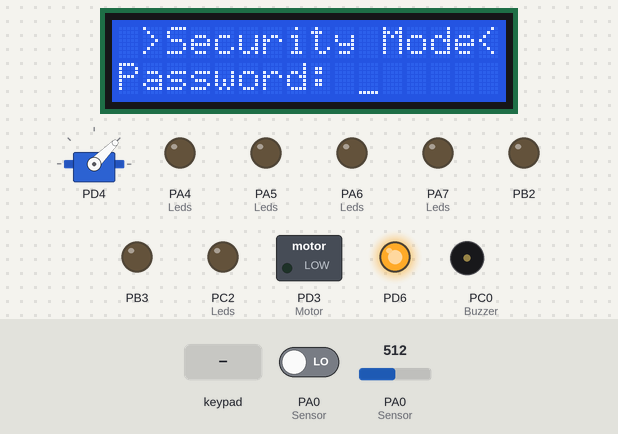
Simulated run of this program. Board: ATmega16, built with avr-gcc and emulated at 8 MHz. Parts: 16×4 character LCD, servo, switched loads named in the program (green lamp = pin HIGH), output pins drawn as LEDs (lit = HIGH), buzzer (waves = sounding, pin HIGH). Wiring (inferred from the signals the program sends): 4×3 keypad with keys 1 2 3 4 5 6 7 8 9 * 0 x: rows PC4, PC5, PC6, PC7; columns PA1, PA2, PA3. Wiring (inferred from the names in the program): character LCD (HD44780): RS PB0; E PB1; data PB4, PB5, PB6, PB7. The inputs (shaded band) are chosen by the test bench; at power-on: PA0 (Sensor) = 512, PA0 (Sensor) LOW. Servo pulses on a pin are drawn as a servo (544–2400 µs = 0–180°); pins used as bus, display or sensor lines are not drawn; what the program prints to the serial monitor is not drawn.

Above: at 1.2 s.
1.3 s: keypad keys 0 0 0 0 pressed 0.4 s apart
At 4.1 s:
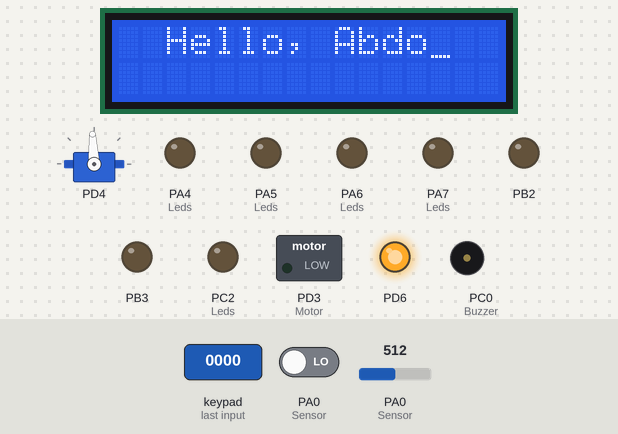
4.4 s: PA0 (Sensor) set to 66
At 7.1 s:
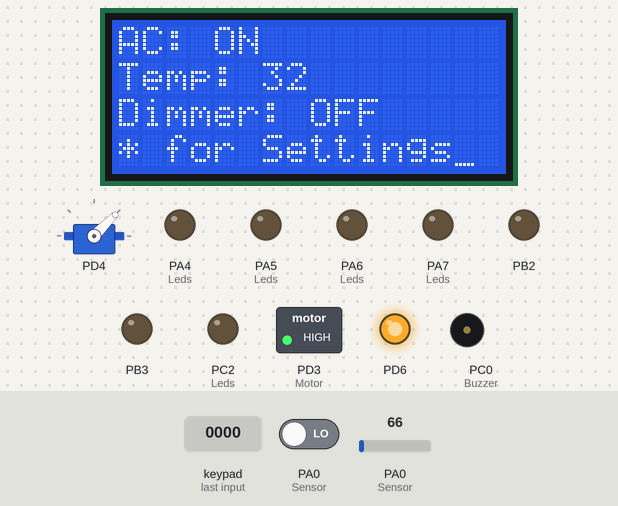
7.4 s: PA0 (Sensor) set to 54
9.0 s: key '*' pressed
At 11.4 s:
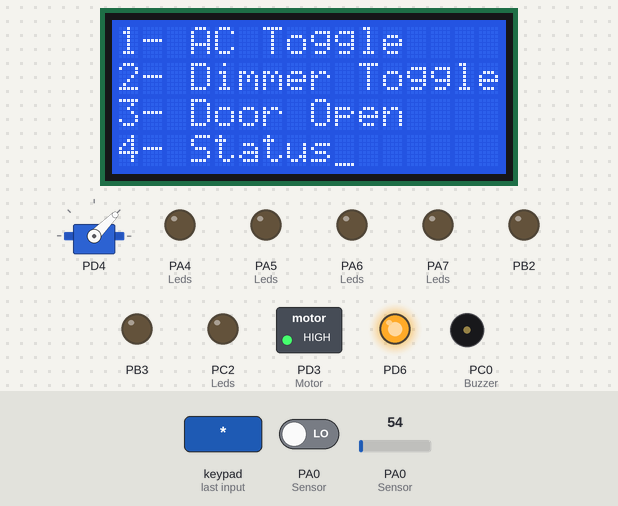
11.7 s: key '4' pressed
At 13.5 s:
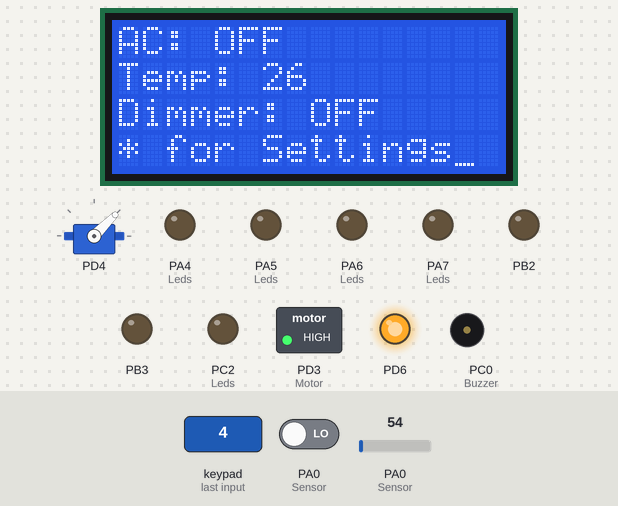
14.6 s: keypad keys 0 0 0 0 * pressed 0.4 s apart
At 17.27 s:
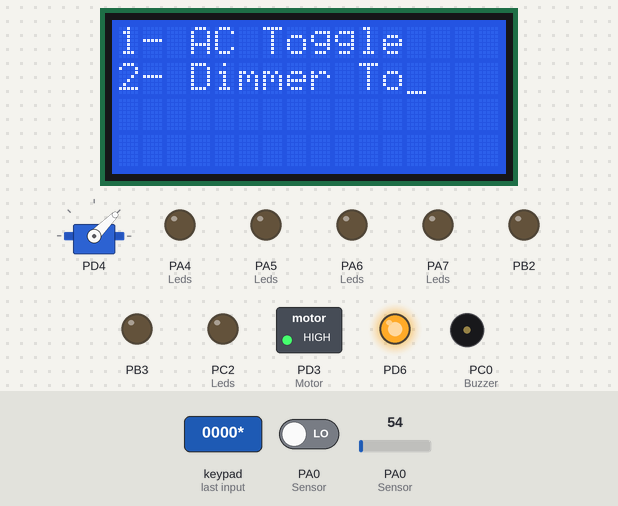
Timing chart, 0 to 19.0 s (numbered marks = the images above; inputs shaded):
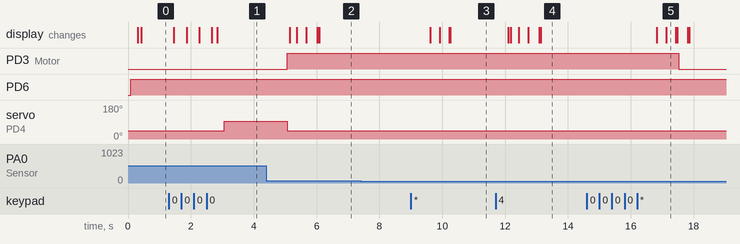

The program:

main.c
```c
#include "House.h"

int main(void)
{
	char pass[5] = "0000"; // The initial password
	while(1)
	{
		House_init();
		HouseShutDown();
		Check_Emer(pass); // Check the password
		OpeningMode("Abdo"); // Entering the name of the user
		ShowStatus();
		char active = 1;
		while(1)
		{
			active = ActiveMode();
			if(active == 0) // The user want to show the status of the devices
				break;
			if(active == 2) // The user is leaving
			{
				HouseShutDown();
				ClosingMode();
				Send('\n');
				break;
			}
		}
	}
}
```

Basic.c
```c
/*
 * Basic.c
 *
 * Created: 9/23/2022 9:00:00 PM
 *  Author: CARNIVAL
 */
```

Basic.h
```c
#include <avr/io.h>
#define F_CPU 8000000
#include <util/delay.h>
#ifndef Basic_H_
#define Basic_H_
#define SetAll(DDR) DDR = 0xFF // Set all bits of the registers to 1
#define ClearAll(DDR) DDR = 0  // Set all bits of the registers to 0
#define SetBit(DDR ,Bit) DDR |= (1 << Bit) // Set the selected bit of the register to 1
#define ClearBit(DDR ,Bit) DDR &= ~(1 << Bit) // Set the selected bit of the register to 0
#define TogBit(DDR ,Bit) DDR ^= (1 << Bit) // If the selected bit is 1 set it to 0 and from 0 to 1
#define GetBit(DDR ,Bit) ((DDR >> Bit) & 1) //Get the state of the selected bit of the register
#endif
```

Bluetooth.h
```c
#define F_CPU 8000000
#include <avr/io.h>
#include <util/delay.h>
#include "Basic.h"

#ifndef Bluetooth_H_
#define Bluetooth_H_

void Bluetooth_init(); //Initialize bluetooth settings
char Data_avail(); //Check if there is a data sent by the user or not
char Receive(); //Get data from the user (characters)
int Receive_int(); // Get data from the user (integer)
void Send(unsigned char data); // Send data (characters) to the user via bluetooth
void Send_String(char* str); // Send data (strings) to the user via bluetooth
void Send_int(int input); // Send data (integers) to the user via bluetooth

#endif
```

Blutooth.c
```c
#include "Basic.h"
#include "Bluetooth.h"
#include <stdlib.h>
#include <string.h>
#include <ctype.h>
#include <avr/io.h>

char Data_avail()
{
	return GetBit(UCSRA ,RXC);
}

char Receive()
{
	while(!GetBit(UCSRA ,RXC));
	return UDR;
}

int Receive_int()
{
	int res = 0;
	char num;
	while(1)
	{
		num = Receive();
		if((num == '\n' || num == '\0' || num == '\r') && res) // Check if the data reaches the end
			break;
		res = res * 10 + num - '0'; // Converting chars. into integers
	}
	return res; // Return the integer that user sent
}

void Send(unsigned char data)
{
	while(!GetBit(UCSRA ,UDRE)); // Check if there is a data
	UDR = data;
}

void Bluetooth_init()
{
	SetBit(UCSRA ,U2X);
	UCSRB |= (1 << TXEN) | (1 << RXEN);
	UCSRC |= (1 << URSEL) | (1 << UCSZ0) | (1 << UCSZ1);
	UBRRL = 103;
	UBRRH = 0;
}

void Send_String(char* str)
{
	for(int i = 0 ; i < strlen(str) ; i++) // Send string as chars.
	{
		Send(str[i]);
		_delay_ms(20);
	}
}

void Send_int(int input)
{
	char str[10];
	itoa(input ,str ,10); // Converting the integer into string
	Send_String(str);
}
```

Buzzer.c
```c
#include "Buzzer.h"

void Buzzer_init()
{
	SetBit(Buzzer_DDR ,PC0); // Outgoing data
	ClearBit(Buzzer_PORT, PC0);
}

void Buzzer_On()
{
	SetBit(Buzzer_PORT ,PC0);
}

void Buzzer_Off()
{
	ClearBit(Buzzer_PORT ,PC0);
}
```

Buzzer.h
```c
#include "Basic.h"
#include <avr/io.h>
#define F_CPU 8000000
#include <util/delay.h>

#ifndef Buzzer_H_
#define Buzzer_H_

#define Buzzer_DDR DDRC
#define Buzzer_PORT PORTC
#define Buzzer_PIN PINC

void Buzzer_init(); // Initialize the buzzer settings
void Buzzer_On(); // Turn the buzzer on
void Buzzer_Off(); // Turn the buzzer off

#endif
```

Dimmer.c
```c
#include "Basic.h"
#include "Dimmer.h"

void Dimmer_init()
{
	SetBit(Dimmer_DDR, PD7); // Outgoing data
	TCCR2 = 0x6F;
}

void Dimmmer_input(char input)
{
	OCR2 = (input * 255) / 100.0; // Entering the input as a percentage
}

char Dimmer_TGL()
{
	if(Dimmer_Power() == 0)
	{
		Dimmmer_input(100);
		return 1;
	}
	else
	{
		Dimmmer_input(0);
		return 0;
	}
	// Also return the state of the dimmer
}

int Dimmer_Power()
{
	return (OCR2 * 100) / 255.0; // Giving the value as a percentage
}
```

Dimmer.h
```c
#include "Basic.h"
#define F_CPU 8000000
#include <avr/io.h>
#include <util/delay.h>
#define Dimmer_DDR DDRD
#define Dimmer_PORT PORTD

#ifndef Dimmer_H_
#define Dimmer_H_

void Dimmer_init(); // Initialize the dimmer settings
void Dimmmer_input(char input); // Enter the power of the dimmer from 0 to 100
char Dimmer_TGL(); // If the dimmer is off, turn it on (100%) and if it is on (any power), turn it off
int Dimmer_Power(); // Get the power of the dimmer

#endif
```

House.c
```c
#include "House.h"

void Reset_init()
{
	ClearBit(Reset_DDR ,PD2);
	SetBit(Reset_PORT ,PD2);
}

void Shutdown_init()
{
	SetBit(Shutdown_DDR ,PD6);
	SetBit(Shutdown_PORT ,PD6);
}

void House_init()
{
	// Initialize all the components
	LCD_init();
	Keypad_init();
	Motor_init();
	Sensor_init();
	Servo_init(0);
	Leds_init();
	Dimmer_init();
	Bluetooth_init();
	Reset_init();
	Buzzer_init();
	Shutdown_init();
}

void HouseShutDown()
{
	AC_TurnOff();
	Leds_TurnOffAll();
	Dimmmer_input(0);
	DoorClose();
	Buzzer_Off();
}

unsigned char SecMode(char* pass)
{
	HouseShutDown();
	char Pass[5]; // The initial password
	unsigned char alert = '3';
	while(alert != '0') // Check the number of trials trying entering the password
	{
		LCD_cmd(0x01);
		LCD_Sec();
		for(int i = 0 ; i < 4 ; i++) // Getting the password from the keypad
		{
			Pass[i] = Keypad_read();
			LCD_sendchar('*');
		}
		Pass[4] = '\0';
		if(strcmp(Pass ,pass) != 0) // Checking if the password entered is the initial password
		{
			alert--;
			if(alert != '0') // Telling the number of trials left before the alert going
			{
				LCD_cmd(0x90);
				LCD_sendchar(alert);
				LCD_sendstring(" attempts");
				LCD_cmd(0xD0);
				LCD_sendstring("remaining");
				_delay_ms(2000);
			}
		}
		else
		{
			LCD_cmd(0x01);
			break;
		}
	}
	return alert; // Return the number of trials
}

unsigned char EmerMode(unsigned char alert)
{
	if(alert == '0') // Check no trials left
	{
		LCD_cmd(0x01);
		LCD_sendstring("   >>ERROR<<");
		LCD_cmd(0xC0);
		LCD_sendstring("Reset");
		LCD_cmd(0x90);
		LCD_sendstring("Manually");
		return '1';
	}
	return '0';
}

void Check_Emer(char* pass)
{
	unsigned char alert;
	alert = EmerMode(SecMode(pass)); // Check if there an emergency
	if(alert == '1')
		Send_String("Warning!!\nReset the system manually");
	Send('\n');
	while(alert == '1') // If the reset button wasn't pushed the buzzer is still on
	{
		Buzzer_On();
		if(GetBit(Reset_PIN ,PD2) == 0) // The reset button is pushed
		{
			Buzzer_Off();
			break;
		}
	}
}

void ShowStatus()
{
	char AC_state;
	char data = 'n';
	AC_state = AC_Auto(GetTemp()); // Gets the stste of the AC
	LCD_cmd(0x01);
	if(AC_state == 0)
	{
		LCD_sendstring("AC: OFF");
		Send_String("AC: OFF");
	}
	else
	{
		LCD_sendstring("AC: ON");
		Send_String("AC: ON");
	}
	Send('\n');
	LCD_cmd(0xC0);
	LCD_sendstring("Temp: ");
	LCD_sendint(GetTemp());
	Send_String("Temp: ");
	Send_int(GetTemp());
	Send('\n');
	LCD_cmd(0x90);
	if(GetBit(Dimmer_PORT ,PD7) == 0) // Check the state of the dimmer
	{
		LCD_sendstring("Dimmer: OFF");
		Send_String("Dimmer: OFF");
	}
	else
	{
		LCD_sendstring("Dimmer: ON");
		Send_String("Dimmer: ON");
	}
	Send('\n');
	LCD_cmd(0xD0);
	LCD_sendstring("* for Settings");
	Show_Leds();
	while(1)
	{
		if(Data_avail())
			data = Receive();
		if(Keypad_Get() == '*' || data == '*')
		{
			Send_String("Settings mode activated");
			Send('\n');
			break;
		}
	}
	LCD_cmd(0x01);
	LCD_sendstring("1- AC Toggle");
	LCD_cmd(0xC0);
	LCD_sendstring("2- Dimmer Toggle");
	LCD_cmd(0x90);
	LCD_sendstring("3- Door Open");
	LCD_cmd(0xD0);
	LCD_sendstring("4- Status");
}

char ActiveMode()
{
	char data = 'n';
	char keyClicked = Keypad_Get();
	if(Data_avail())
		data = Receive();
	if(keyClicked == '1' || data == 'a') // If one the AC tog.
	{
		AC_TGL();
		if(GetBit(Motor_PORT ,PD3) == 0)
			Send_String("AC has been turned off.");
		if(GetBit(Motor_PORT ,PD3) == 1)
			Send_String("AC has been turned on.");
		Send('\n');
	}
	if(keyClicked == '2') // If 2 the dimmer tog.
	{
		data = Dimmer_TGL();
		if(data == 0)
			Send_String("Dimmer has been turned off.");
		else
			Send_String("Dimmer has been turned on.");
		Send('\n');
	}
	if(data == 'd')
	{
		int dataDimmer;
		Send('\n');
		Send_String("Dimmer power: ");
		Send_int(Dimmer_Power());
		Send('\n');
		Send_String("Enter the power: ");
		do{
			dataDimmer = Receive_int(); // Getting the power that the user wants the dimmer
		}while(dataDimmer < 0 || dataDimmer > 100);
		Send_int(dataDimmer);
		Dimmmer_input(dataDimmer);
		Send('\n');
		Send_String("Dimmer power has changed to ");
		Send_int(Dimmer_Power());
		Send('\n');
	}
	if(keyClicked == '3' || data == 'D') // If 3 the door opens then closes
	{
		Send('\n');
		DoorOpen();
		Send_String("Door opens.");
		_delay_ms(2000);
		DoorClose();
		Send('\n');
		Send_String("Door closes");
		Send('\n');
	}
	// Checking the lamps setting sent by thr user
	if(data == 'l')
	{
		Send('\n');
		Leds_TGL(1);
		Send_String("Living room lamp: ");
		if(GetBit(LivingRoomLed_PORT ,PC2) == 1)
			Send_String("on");
		else
			Send_String("off");
		Send('\n');
	}
	if(data == 'b')
	{
		Send('\n');
		Leds_TGL(2);
		Send_String("Bedroom lamp: ");
		if(GetBit(Leds_PORT ,PA4) == 1)
			Send_String("on");
		else
			Send_String("off");
		Send('\n');
	}
	if(data == 'k')
	{
		Send('\n');
		Leds_TGL(3);
		Send_String("Kitchen lamp: ");
		if(GetBit(Leds_PORT ,PA5) == 1)
			Send_String("on");
		else
			Send_String("off");
		Send('\n');
	}
	if(data == 'B')
	{
		Send('\n');
		Leds_TGL(4);
		Send_String("Bathroom lamp: ");
		if(GetBit(Leds_PORT ,PA6) == 1)
			Send_String("on");
		else
			Send_String("off");
		Send('\n');
	}
	if(data == 'K')
	{
		Send('\n');
		Leds_TGL(5);
		Send_String("Kidsroom lamp: ");
		if(GetBit(Leds_PORT ,PA7) == 1)
			Send_String("on");
		else
			Send_String("off");
		Send('\n');
	}
	if(data == 't')
	{
		Send('\n');
		Send_String("The temperature: ");
		Send_int(GetTemp());
		Send('\n');
	}
	if(keyClicked == '4' || data == 's') // if 4 show the status on the LCD and the phone
	{
		Send('\n');
		Send_String("The status: ");
		Send('\n');
		ShowStatus();
		return 0;
	}
	if(GetBit(Shutdown_PORT ,PD6) == 0 || data == 'S') // If the shutdown butten is pushed, shutdown everything and return to secmode
	{
		Send('\n');
		Send_String("Shutdown");
		_delay_ms(500);
		Send('.');
		_delay_ms(500);
		Send('.');
		_delay_ms(500);
		Send('.');
		Send('\n');
		return 2;
	}
	return 1;
}

void OpeningMode(char* name)
{
	LCD_cmd(0x01);
	LCD_sendstring("  Hello, ");
	LCD_sendstring(name); // Entering the user name
	Send_String("Hello, ");
	Send_String(name);
	Send('\n');
	DoorOpen();
	_delay_ms(2000);
	DoorClose();
}

void ClosingMode()
{
	LCD_cmd(0x01);
	LCD_sendstring("   Bye,");
	LCD_sendstring("Abdo");
	Send_String("Bye, ");
	Send_String("Abdo");
	_delay_ms(2000);
	LCD_cmd(0x01);
}
```

House.h
```c
#include "Basic.h"
#include "servo.h"
#include "Motor.h"
#include "Dimmer.h"
#include "Leds.h"
#include "Sensor.h"
#include "LCD.h"
#include "Keypad.h"
#include "Bluetooth.h"
#include "Buzzer.h"
#include <avr/io.h>
#define F_CPU 8000000
#include <util/delay.h>
#include <string.h>
#include <ctype.h>
#include <stdlib.h>

#ifndef House_H_
#define House_H_
#define Reset_DDR DDRD
#define Reset_PORT PORTD
#define Reset_PIN PIND
#define Shutdown_DDR DDRD
#define Shutdown_PORT PORTD

void Reset_init(); // Initialize reset settings
void Shutdown_init(); // Initialize shutdown settings
void House_init(); // Initialize the initial state of the house
void HouseShutDown(); // Shutdown all the electronics
unsigned char SecMode(char* pass); // Mode to check the password before entering the house
void Check_Emer(char* pass); // Mode to check if there is an emergency
unsigned char EmerMode(unsigned char alert); // Mode on if there is an emergency
void OpeningMode(char* name); // Mode to greet the user
void ShowStatus(); // Show the status of all the components
char ActiveMode(); // Mode if you are inside the house to control all the electronics
void ClosingMode(); // Mode activated if you left the house

#endif
```

Leds.c
```c
#include "Leds.h"
#include "Basic.h"

void Leds_init()
{
	SetBit(LivingRoomLed_DDR ,PC2);
	SetBit(Leds_DDR ,PA4);
	SetBit(Leds_DDR ,PA5);
	SetBit(Leds_DDR ,PA6);
	SetBit(Leds_DDR ,PA7);
}

void Leds_TurnOnAll()
{
	SetBit(LivingRoomLed_PORT ,PC2);
	SetBit(Leds_PORT ,PA4);
	SetBit(Leds_PORT ,PA5);
	SetBit(Leds_PORT ,PA6);
	SetBit(Leds_PORT ,PA7);
}

void Leds_TurnOffAll()
{
	ClearBit(LivingRoomLed_PORT ,PC2);
	ClearBit(Leds_PORT ,PA4);
	ClearBit(Leds_PORT ,PA5);
	ClearBit(Leds_PORT ,PA6);
	ClearBit(Leds_PORT ,PA7);
}

void Leds_TGL(char input)
{
	switch (input) // Choose the desired lamp by its number
	{
		case 1:
		{
			TogBit(LivingRoomLed_PORT ,PC2);
			break;
		}
		case 2:
		{
			TogBit(Leds_PORT ,PA4);
			break;
		}
		case 3:
		{
			TogBit(Leds_PORT ,PA5);
			break;
		}
		case 4:
		{
			TogBit(Leds_PORT ,PA6);
			break;
		}
		case 5:
		{
			TogBit(Leds_PORT ,PA7);
			break;
		}
	}
}

void Show_Leds()
{
	if(GetBit(LivingRoomLed_PORT ,PC2) == 0)
		Send_String("Living room lamp: OFF");
	else
		Send_String("Living room lamp: ON");
	Send('\n');
	if(GetBit(Leds_PORT ,PA4) == 0)
		Send_String("Bedroom lamp: OFF");
	else
		Send_String("Bedroom lamp: ON");
	Send('\n');
	if(GetBit(Leds_PORT ,PA5) == 0)
		Send_String("Kitchen lamp: OFF");
	else
		Send_String("Kitchen lamp: ON");
	Send('\n');
	if(GetBit(Leds_PORT ,PA6) == 0)
		Send_String("Bathroom lamp: OFF");
	else
		Send_String("Bathroom lamp: ON");
	Send('\n');
	if(GetBit(Leds_PORT ,PA7) == 0)
		Send_String("Kidsroom lamp: OFF");
	else
		Send_String("Kidsroom lamp: ON");
	Send('\n');
}
```

Leds.h
```c
#include "Basic.h"
#include "Bluetooth.h"
#include <avr/io.h>
#define F_CPU 8000000
#include <util/delay.h>
#define LivingRoomLed_DDR DDRC
#define LivingRoomLed_PORT PORTC
#define Leds_DDR DDRA
#define Leds_PORT PORTA

#ifndef Leds_H_
#define Leds_H_

void Leds_init(); // Initialize lamps settings
void Leds_TurnOnAll(); // Turn all the lamps on
void Leds_TGL(char input); // If the selected lamp is on, turn it off and the reverse
void Leds_TurnOffAll(); // Turn all the lamps off
void Show_Leds(); // Show the state of all the lamps on the phone of the user via bluetooth

#endif
```

Motor.c
```c
#include "Motor.h"
#include "Basic.h"

void Motor_init()
{
	SetBit(Motor_DDR ,PD3);
}

void AC_TurnOn()
{
	SetBit(Motor_PORT ,PD3);
}

void AC_TurnOff()
{
	ClearBit(Motor_PORT ,PD3);
}

void AC_TGL()
{
	TogBit(Motor_PORT ,PD3);
}

char AC_Auto(char input)
{
	// Checks the data sent (temp)
	if(input > 28)
	{
		AC_TurnOn();
		return 1;
	}
	else if(input < 21)
		AC_TurnOff();
	return 0;
}
```

Motor.h
```c
#include <avr/io.h>
#include "Basic.h"
#define F_CPU 8000000
#include <util/delay.h>

#ifndef Motor_H_
#define Motor_H_
#define Motor_DDR DDRD
#define Motor_PORT PORTD

void Motor_init(); // Initialize AC settings
void AC_TurnOn(); // Turn on the AC
void AC_TurnOff(); // Turn off the AC
char AC_Auto(char input); // Turn on/off the AC based on the temp. of the room
void AC_TGL(); // If the AC is on, turn it off and the reverse

#endif
```

Sensor.c
```c
#include "Basic.h"
#include "Sensor.h"

void ADC_init()
{
	SetBit(ADMUX ,REFS0);
	SetBit(ADCSRA ,ADPS2);
	SetBit(ADCSRA ,ADEN);
	SetBit(ADCSRA ,ADSC);
}

void Sensor_init()
{
	int input;
	ClearBit(Sensor_DDR ,PA0);
	ADC_init();
	while(GetBit(ADCSRA ,ADIF) == 0); // Check if the conversion is complete
	SetBit(ADCSRA ,ADIF);
}

int GetTemp()
{
	SetBit(ADCSRA ,ADSC);
	while(GetBit(ADCSRA ,ADIF) == 0);
	SetBit(ADCSRA ,ADIF);
	return (0.488 * ADC); // Return the value of the temp after cal. the formula
}
```

Sensor.h
```c
#include "Basic.h"
#include <avr/io.h>
#define F_CPU 8000000
#include <util/delay.h>
#define Sensor_DDR DDRA
#define Sensor_PORT PORTA

#ifndef Sensor_H_
#define Sensor_H_

void ADC_init(); // Initialize the settings required to use the sensor
void Sensor_init(); // Initialize the temp. sensor settings
int GetTemp(); // Get the temp. of the room

#endif
```

servo.c
```c
#include "servo.h"
#include "Basic.h"
#define F_CPU 8000000

void Timer1_init()
{
	TCCR1A = 0x23;
	TCCR1B = 0x1B;
	OCR1A = 2499;
}

void Servo_init(int input)
{
	Timer1_init();
	SetBit(Servo_DDR ,PD4);
	OCR1B = input; // Entering the top variable from 125 to 250
}

void DoorOpen()
{
	Servo_init(187);
}

void DoorClose()
{
	Servo_init(125);
}
```

servo.h
```c
#include "Basic.h"
#include <avr/io.h>

#ifndef servo_H_
#define servo_H_
#define Servo_DDR DDRD
#define Servo_PORT PORTD

void Timer1_init(); // Initialize the settings required to use the servo
void Servo_init(int input); // Initialize the door settings
void DoorOpen(); // Open the door
void DoorClose(); // Close the door

#endif
```

Keypad.c
```c
#include "Keypad.h"
#include "Basic.h"

unsigned char Keypad[4][3] = {{'1','2','3'},{'4','5','6'},{'7','8','9'},{'*','0','x'}};
// Entering the values of the buttons of the keypad

void Keypad_init()
{
	SetBit(Key_DDR2 ,PC4);
	SetBit(Key_DDR2 ,PC5);
	SetBit(Key_DDR2 ,PC6);
	SetBit(Key_DDR2 ,PC7);
	ClearBit(Key_DDR2, PA1);
	ClearBit(Key_DDR2, PA2);
	ClearBit(Key_DDR2, PA3);
	SetBit(Key_PORT1, PA1);
	SetBit(Key_PORT1, PA2);
	SetBit(Key_PORT1, PA3);
}

unsigned char Keypad_read()
{
	unsigned char value = 'x' ,temp;
	while(value == 'x') // Check if the user click any of the buttons of the keypad
	{
		for(int row = 4 ; row < 8 ; row++)
		{
			ClearBit(Key_PORT2 ,row); // Set the ports A, B ,C ,D to 0 one after another
			for(int col = 1 ; col < 4 ; col++)
			{
				temp = GetBit(Key_PIN1 ,col); // 0 if any button was pushed otherwise 1
				if(temp == 0) // Check if a button is pushed
				{
					while(GetBit(Key_PIN1, col) == 0); // To avoid the bouncing of the buttons
					value = Keypad[row - 4][col - 1]; // Getting value depending on the row and the col.
				}
			}
			SetBit(Key_PORT2 ,row); // Returning the port to 1
		}
	}
	return value;
}

unsigned char Keypad_Get()
{
	// Only check once on all the buttons to not wait for an input from the user
	unsigned char value = 'x' ,temp;
	for(int row = 4 ; row < 8 ; row++)
	{
		ClearBit(Key_PORT2 ,row);
		for(int col = 1 ; col < 4 ; col++)
		{
			temp = GetBit(Key_PIN1 ,col);
			if(temp == 0)
			{
				while(GetBit(Key_PIN1, col) == 0);
				value = Keypad[row - 4][col - 1];
			}
		}
		SetBit(Key_PORT2 ,row);
	}
	return value;
}
```

Keypad.h
```c
#include "Basic.h"
#include <avr/io.h>

#ifndef Keypad_H_
#define Keypad_H_
#define Key_DDR1 DDRA
#define Key_PORT1 PORTA
#define Key_PIN1 PINA

#define Key_DDR2 DDRC
#define Key_PORT2 PORTC
#define Key_PIN2 PINC

void Keypad_init(); // Initialize the keypad settings
unsigned char Keypad_read(); // Read inputs from the user
unsigned char Keypad_Get(); // Get the data if there is an input from the user

#endif
```

Source omitted: LCD.c (1306 bytes), LCD.h (576 bytes)

Measured:
- after the input at 1.3 s, servo on PD4: 45° → 93° after 1.8 s; the display: first changes after 0.16 s (image 1 shows a later state)
- after the input at 7.4 s, every drawn part: stays the same
- after the input at 9.0 s, the display: first changes after 0.62 s (image 3 shows a later state)
- after the input at 11.7 s, the display: first changes after 0.40 s (image 4 shows a later state)
- after the input at 14.6 s, PD3 (Motor): HIGH → LOW after 2.9 s; the display: first changes after 2.2 s (image 5 shows a later state)
